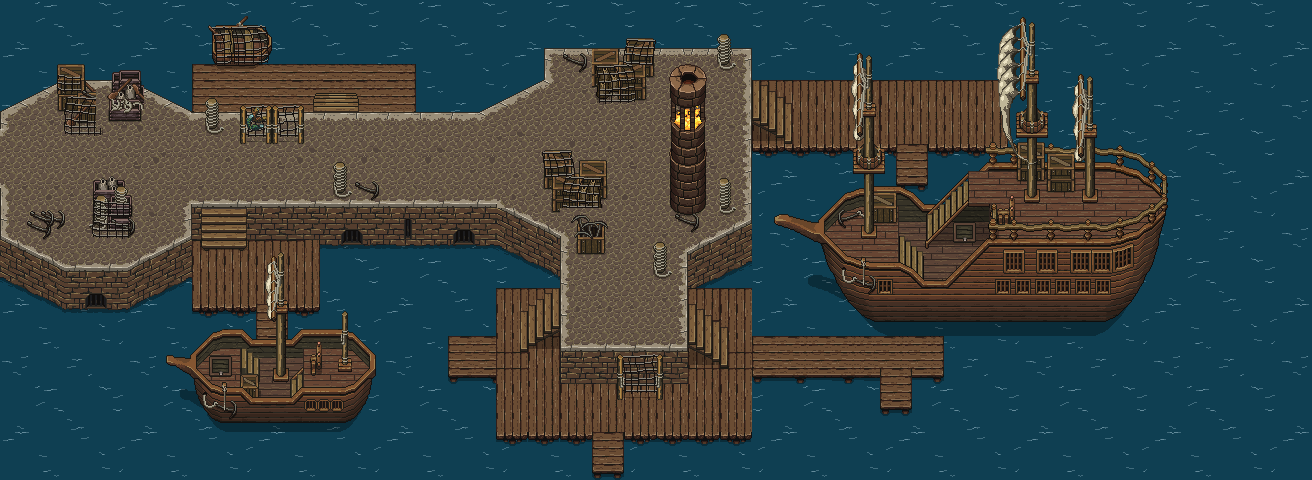

Below is a game level as drawn by its tile map, then a one-line description and the .tmx that defines it (tile-layer data replaced by summaries):
An orthogonal 82x30 tile map with 16x16 px tiles, 9 tile layers (Collision, water, background_01, stairs, ...), 4 tilesets.

<map version="1.10" tiledversion="1.11.2" orientation="orthogonal" renderorder="right-down" width="82" height="30" tilewidth="16" tileheight="16" infinite="0" nextlayerid="11" nextobjectid="1">
 <tileset firstgid="1" name="Harbor" tilewidth="16" tileheight="16" tilecount="1344" columns="48">
  <image source="../images/Harbor.png" width="768" height="448" />
  <tile id="816">
   <properties>
    <property name="spawn_x" value="100" />
    <property name="spawn_y" value="100" />
    <property name="target_map" value="Test_01" />
   </properties>
  </tile>
 </tileset>
 <tileset firstgid="1345" name="Ships" tilewidth="16" tileheight="16" tilecount="4836" columns="78">
  <image source="../images/Ships.png" width="1248" height="992" />
 </tileset>
 <tileset firstgid="6181" name="water" tilewidth="16" tileheight="16" tilecount="512" columns="32">
  <image source="../images/water.png" width="512" height="256" />
  <tile id="2">
   <animation>
    <frame tileid="2" duration="500" />
    <frame tileid="10" duration="500" />
    <frame tileid="18" duration="500" />
    <frame tileid="26" duration="500" />
   </animation>
  </tile>
  <tile id="3">
   <animation>
    <frame tileid="3" duration="500" />
    <frame tileid="11" duration="500" />
    <frame tileid="19" duration="500" />
    <frame tileid="27" duration="500" />
   </animation>
  </tile>
  <tile id="6">
   <animation>
    <frame tileid="6" duration="500" />
    <frame tileid="14" duration="500" />
    <frame tileid="22" duration="500" />
    <frame tileid="30" duration="500" />
   </animation>
  </tile>
  <tile id="7">
   <animation>
    <frame tileid="7" duration="500" />
    <frame tileid="15" duration="500" />
    <frame tileid="23" duration="500" />
    <frame tileid="31" duration="500" />
   </animation>
  </tile>
  <tile id="34">
   <animation>
    <frame tileid="34" duration="500" />
    <frame tileid="42" duration="500" />
    <frame tileid="50" duration="500" />
    <frame tileid="58" duration="500" />
   </animation>
  </tile>
  <tile id="35">
   <animation>
    <frame tileid="35" duration="500" />
    <frame tileid="43" duration="500" />
    <frame tileid="51" duration="500" />
    <frame tileid="59" duration="500" />
   </animation>
  </tile>
  <tile id="39">
   <animation>
    <frame tileid="39" duration="500" />
    <frame tileid="47" duration="500" />
    <frame tileid="55" duration="500" />
    <frame tileid="63" duration="500" />
   </animation>
  </tile>
  <tile id="65">
   <animation>
    <frame tileid="65" duration="500" />
    <frame tileid="73" duration="500" />
    <frame tileid="81" duration="500" />
    <frame tileid="89" duration="500" />
   </animation>
  </tile>
  <tile id="68">
   <animation>
    <frame tileid="68" duration="500" />
    <frame tileid="76" duration="500" />
    <frame tileid="84" duration="500" />
    <frame tileid="92" duration="500" />
   </animation>
  </tile>
  <tile id="69">
   <animation>
    <frame tileid="69" duration="500" />
    <frame tileid="77" duration="500" />
    <frame tileid="85" duration="500" />
    <frame tileid="93" duration="500" />
   </animation>
  </tile>
  <tile id="96">
   <animation>
    <frame tileid="96" duration="500" />
    <frame tileid="104" duration="500" />
    <frame tileid="112" duration="500" />
    <frame tileid="120" duration="500" />
   </animation>
  </tile>
  <tile id="97">
   <animation>
    <frame tileid="97" duration="500" />
    <frame tileid="105" duration="500" />
    <frame tileid="113" duration="500" />
    <frame tileid="121" duration="500" />
   </animation>
  </tile>
  <tile id="101">
   <animation>
    <frame tileid="101" duration="500" />
    <frame tileid="109" duration="500" />
    <frame tileid="117" duration="500" />
    <frame tileid="125" duration="500" />
   </animation>
  </tile>
  <tile id="103">
   <animation>
    <frame tileid="103" duration="500" />
    <frame tileid="111" duration="500" />
    <frame tileid="119" duration="500" />
    <frame tileid="127" duration="500" />
   </animation>
  </tile>
  <tile id="130">
   <animation>
    <frame tileid="130" duration="500" />
    <frame tileid="138" duration="500" />
    <frame tileid="146" duration="500" />
    <frame tileid="154" duration="500" />
   </animation>
  </tile>
  <tile id="134">
   <animation>
    <frame tileid="134" duration="500" />
    <frame tileid="142" duration="500" />
    <frame tileid="150" duration="500" />
    <frame tileid="158" duration="500" />
   </animation>
  </tile>
  <tile id="135">
   <animation>
    <frame tileid="135" duration="500" />
    <frame tileid="143" duration="500" />
    <frame tileid="151" duration="500" />
    <frame tileid="159" duration="500" />
   </animation>
  </tile>
  <tile id="162">
   <animation>
    <frame tileid="162" duration="500" />
    <frame tileid="170" duration="500" />
    <frame tileid="178" duration="500" />
    <frame tileid="186" duration="500" />
   </animation>
  </tile>
  <tile id="163">
   <animation>
    <frame tileid="163" duration="500" />
    <frame tileid="171" duration="500" />
    <frame tileid="179" duration="500" />
    <frame tileid="187" duration="500" />
   </animation>
  </tile>
  <tile id="166">
   <animation>
    <frame tileid="166" duration="500" />
    <frame tileid="174" duration="500" />
    <frame tileid="182" duration="500" />
    <frame tileid="190" duration="500" />
   </animation>
  </tile>
  <tile id="167">
   <animation>
    <frame tileid="167" duration="500" />
    <frame tileid="175" duration="500" />
    <frame tileid="183" duration="500" />
    <frame tileid="191" duration="500" />
   </animation>
  </tile>
  <tile id="192">
   <animation>
    <frame tileid="192" duration="500" />
    <frame tileid="200" duration="500" />
    <frame tileid="208" duration="500" />
    <frame tileid="216" duration="500" />
   </animation>
  </tile>
  <tile id="193">
   <animation>
    <frame tileid="193" duration="500" />
    <frame tileid="201" duration="500" />
    <frame tileid="209" duration="500" />
    <frame tileid="217" duration="500" />
   </animation>
  </tile>
  <tile id="196">
   <animation>
    <frame tileid="196" duration="500" />
    <frame tileid="204" duration="500" />
    <frame tileid="212" duration="500" />
    <frame tileid="220" duration="500" />
   </animation>
  </tile>
  <tile id="197">
   <animation>
    <frame tileid="197" duration="500" />
    <frame tileid="205" duration="500" />
    <frame tileid="213" duration="500" />
    <frame tileid="221" duration="500" />
   </animation>
  </tile>
  <tile id="224">
   <animation>
    <frame tileid="224" duration="500" />
    <frame tileid="232" duration="500" />
    <frame tileid="240" duration="500" />
    <frame tileid="248" duration="500" />
   </animation>
  </tile>
  <tile id="225">
   <animation>
    <frame tileid="225" duration="500" />
    <frame tileid="233" duration="500" />
    <frame tileid="241" duration="500" />
    <frame tileid="249" duration="500" />
   </animation>
  </tile>
  <tile id="229">
   <animation>
    <frame tileid="229" duration="500" />
    <frame tileid="237" duration="500" />
    <frame tileid="245" duration="500" />
    <frame tileid="253" duration="500" />
   </animation>
  </tile>
 </tileset>
 <tileset firstgid="6693" name="harbor_lantern" tilewidth="16" tileheight="16" tilecount="240" columns="24">
  <image source="../images/Lantern1.png" width="384" height="160" />
  <tile id="49">
   <properties>
    <property name="light_radius" type="int" value="64" />
   </properties>
   <animation>
    <frame tileid="49" duration="500" />
    <frame tileid="53" duration="500" />
    <frame tileid="57" duration="500" />
    <frame tileid="61" duration="500" />
    <frame tileid="65" duration="500" />
    <frame tileid="69" duration="500" />
   </animation>
  </tile>
  <tile id="50">
   <properties>
    <property name="light_radius" type="int" value="64" />
   </properties>
   <animation>
    <frame tileid="50" duration="500" />
    <frame tileid="54" duration="500" />
    <frame tileid="58" duration="500" />
    <frame tileid="62" duration="500" />
    <frame tileid="66" duration="500" />
    <frame tileid="70" duration="500" />
   </animation>
  </tile>
  <tile id="73">
   <properties>
    <property name="light_radius" type="int" value="64" />
   </properties>
   <animation>
    <frame tileid="73" duration="500" />
    <frame tileid="77" duration="500" />
    <frame tileid="81" duration="500" />
    <frame tileid="85" duration="500" />
    <frame tileid="89" duration="500" />
    <frame tileid="93" duration="500" />
   </animation>
  </tile>
  <tile id="74">
   <properties>
    <property name="light_radius" type="int" value="64" />
   </properties>
   <animation>
    <frame tileid="74" duration="500" />
    <frame tileid="78" duration="500" />
    <frame tileid="82" duration="500" />
    <frame tileid="86" duration="500" />
    <frame tileid="90" duration="500" />
    <frame tileid="94" duration="500" />
   </animation>
  </tile>
 </tileset>
 <layer id="8" name="Collision" width="82" height="30">
  <data>[2460 cells, 273 non-empty, 30 distinct tile ids]</data>
 </layer>
 <layer id="7" name="water" width="82" height="30">
  <data>[2460 cells, 2460 non-empty, 64 distinct tile ids]</data>
 </layer>
 <layer id="2" name="background_01" width="82" height="30">
  <data>[2460 cells, 965 non-empty, 273 distinct tile ids]</data>
 </layer>
 <layer id="3" name="stairs" width="82" height="30">
  <data>[2460 cells, 59 non-empty, 47 distinct tile ids]</data>
 </layer>
 <layer id="5" name="furniture" width="82" height="30">
  <data>[2460 cells, 153 non-empty, 133 distinct tile ids]</data>
 </layer>
 <layer id="6" name="backgound_2" width="82" height="30">
  <data>[2460 cells, 24 non-empty, 16 distinct tile ids]</data>
 </layer>
 <layer id="4" name="ships" width="82" height="30">
  <data>[2460 cells, 638 non-empty, 638 distinct tile ids]</data>
 </layer>
 <layer id="9" name="portal" width="82" height="30">
  <data>[2460 cells, 3 non-empty, 1 distinct tile ids]</data>
 </layer>
 <layer id="10" name="foreground_opaque" width="82" height="30">
  <properties>
   <property name="z_index" type="int" value="1" />
  </properties>
  <data>[2460 cells, 94 non-empty, 94 distinct tile ids]</data>
 </layer>
</map>
